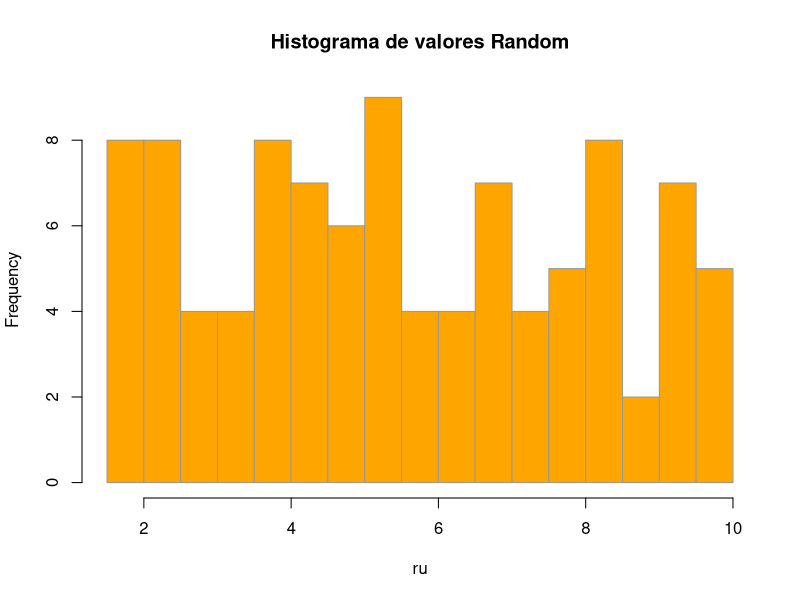

The R source for this figure:
## ---- chunk 1
# La asignación en R son válidos 2 métodos '<-' o '='
x <- 7 # Definir variable (escalar) x que sea igual a 7
x # Mostrar que es x

y <- 3 + 2 * x # Crear y como funcion de x 
y
class(y)
## ---- chunk 2
ru <- runif(n = 100, min = 1, max = 10)
ru
## ---- chunk 3
hist(ru, breaks = 20, col = "orange", border = "gray60", 
     main = "Histograma de valores Random")
## ---- chunk 4
sample.int(n = 6, size = 10, replace = T)

## ---- chunk 5
ch <- "Chile" # Definir variable (objeto) ch que sea la palabra "Chile"
sn <- "Santiago"
ch # Mostrar ch
sn
## ---- chunk 6
ch <- "Chile" # Definir variable (objeto) ch que sea la palabra "Chile"
sn <- "Santiago"
union <- paste(sn,ch, sep = ", ")
union

## ---- chunk 7
union <- paste("Provincia de ", sn,ch, sep = ", ")
union

union0 <- paste0("Provincia de ", sn, ", ", ch)
union0
## ---- chunk 8
av <- "Av. Apoquindo"
comuna <- "comuna de Las Condes"
calle <- paste(av, comuna, union0, sep = ", ")
calle
# reemplazar Av. por Avenida
calle_new <- gsub(pattern = "Av.", replacement = "Avenida", x = calle)
calle_new
## ---- chunk 9
vec <-  c(4, 3, 1, 5, 8, 16)
vec
class(vec)
str(vec)
## ---- chunk 10
# EL primer índice en R es 1 (en otros lenguajes de programación es 0)
vec[3]

## ---- chunk 11
vec[vec >= 4]
## ---- chunk 12
vec[vec %in% c(3, 8, 7, 29)]
## ---- chunk 13
vec[!vec <= 3]
## ---- chunk 14
vec2  <-  c(7, 10, 1)
vec + vec2
## ---- chunk 15
n <- matrix(c(1.3, 2.8, 3.5, 
              6.4, 5.3, 6.2, 
              7, 4.5, 2.4, 
              6.3, 5.6, 5.3, 
              6.6, 7, 4.3),
            nrow = 5, ncol = 3, byrow = TRUE)
n
## ---- chunk 16
n[1,2]
## ---- chunk 17
n[,3]
## ---- chunk 18
df <- as.data.frame(n)
df
## ---- chunk 19
df  <- data.frame(control_a = c(1.3, 6.4, 7, 6.3, 6.6), 
                  control_b = c(2.8, 5.3, 4.5, 5.6, 7), 
                  control_c = c(3.5, 6.2, 2.4, 5.3, 4.3)) 

df
## ---- chunk 20
#consultar nombres de columans
names(df)

# reasignar nombres de columnas
names(df)<- c("control_1","control_2","examen")
df
## ---- chunk 21
df$alumno <- c("Sofia","Tomas","Luciano","Julian","Gabriela")
df
## ---- chunk 22
df$promedio_final <-  0.3*df$control_1 + 0.3*df$control_2 + 0.4*df$examen
df
## ---- chunk 23
lista <-  list(1, 2, 3, "cosa", x, y)
lista
str(lista)
## ---- chunk 24
#Tambien se puede seleccionar parte de una lista, usando el doble corchete:
lista[[3]]
